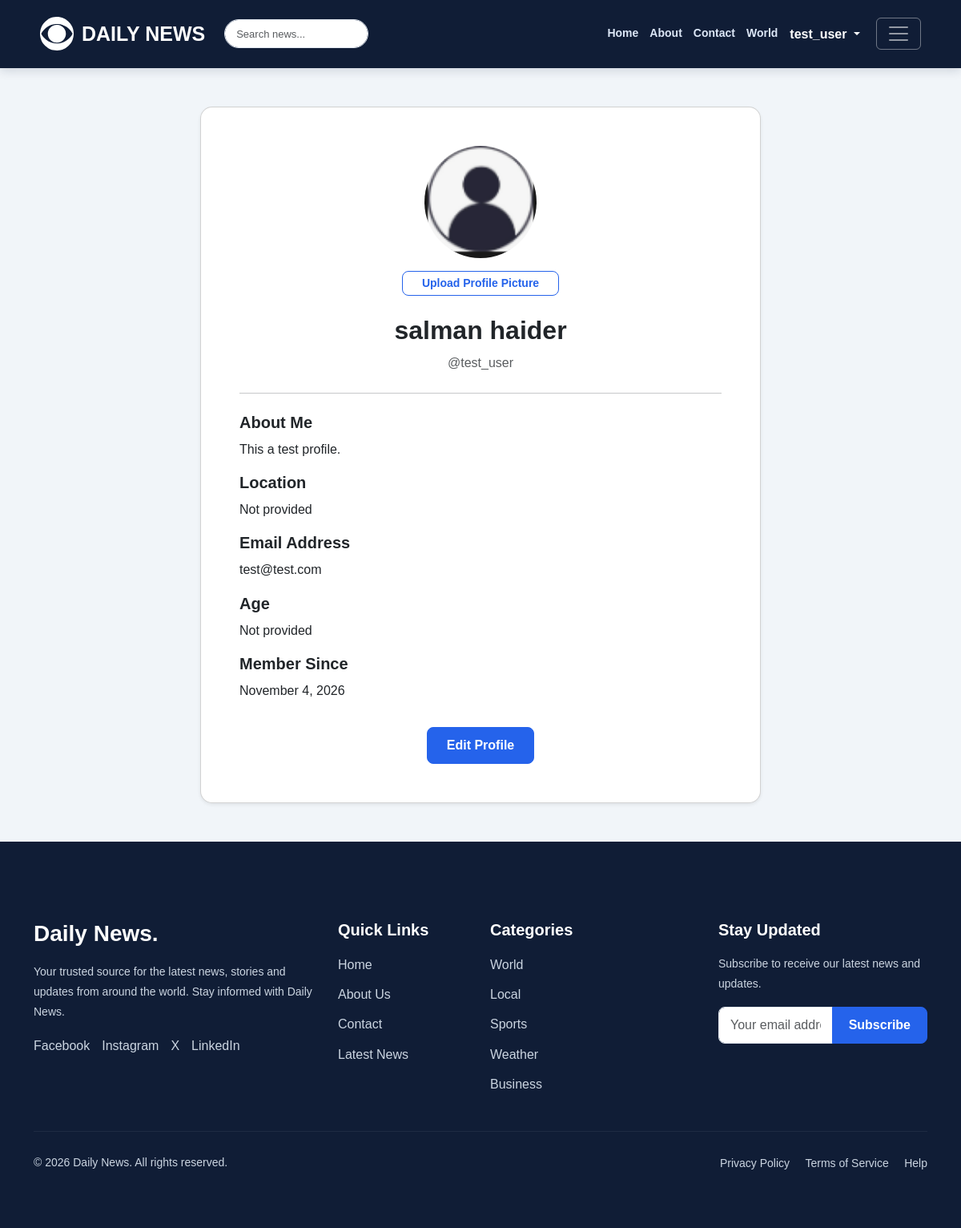
The page /accounts/profile/ (signed in) on the database its author committed.
### accounts/models.py (models this page shows, shortened)
class CustomUser(AbstractUser):
    age = models.PositiveIntegerField(
        null=True,
        blank=True
    )

class Profile(models.Model):
    user = models.OneToOneField(
        settings.AUTH_USER_MODEL,
        on_delete=models.CASCADE,
        related_name="profile"
    )
    bio = models.TextField(
        blank=True,
        max_length=500
    )
    location = models.CharField(
        max_length=300,
        blank=True
    )
    profile_picture = models.ImageField(
        upload_to="profiles/",
        blank=True,
        null=True
    )
    created_at = models.DateTimeField(
        auto_now_add=True
    )
    updated_at = models.DateTimeField(
        auto_now=True
    )

### accounts/views.py (the view)
@login_required
def profile_view(request):
    profile, created = Profile.objects.get_or_create(
        user=request.user
    )
    return render(
        request,
        "accounts/profile.html",
        {
            "profile": profile
        }
    )

### templates/accounts/profile.html (shortened to what this page needs)
{% extends "base.html" %}
{% load static %}
{% block content %}
<div class="container py-5">
    <div class="card shadow-sm mx-auto"
         style="max-width: 700px; border-radius: 15px;">
        <div class="card-body p-4 p-md-5 text-center">
            {% if profile.profile_picture %}
    <img
        src="{{ profile.profile_picture.url }}"
        alt="Profile Picture"
        class="rounded-circle mb-3"
        width="140"
        height="140"
        style="object-fit: cover;"
    >
{% else %}
    <img
        src="{% static 'images/default-avatar.png' %}"
        alt="Default Profile Avatar"
        class="rounded-circle mb-3"
        width="140"
        height="140"
        style="object-fit: cover;"
    >
{% endif %}
            <div class="mb-4">
                <a
                    href="{% url 'accounts:profile_edit' %}"
                    class="btn btn-outline-primary btn-sm px-4"
                >
                    {% if profile.profile_picture %}
                        Edit Profile Picture
                    {% else %}
                        Upload Profile Picture
                    {% endif %}
                </a>
            </div>
            <h2 class="fw-bold">
                {{ request.user.get_full_name|default:request.user.username }}
            </h2>
            <p class="text-muted">
                @{{ request.user.username }}
            </p>
            <hr class="my-4">
            <div class="text-start">
                <h5 class="fw-bold">About Me</h5>
                <p>
                    {{ profile.bio|default:"No biography added yet."|linebreaksbr }}
                </p>
                <h5 class="fw-bold mt-3">Location</h5>
                <p>
                    {{ profile.location|default:"Not provided" }}
                </p>
                <h5 class="fw-bold mt-3">Email Address</h5>
                <p>
                    {{ request.user.email|default:"Not provided" }}
                </p>
                <h5 class="fw-bold mt-3">Age</h5>
                <p>
                    {{ request.user.age|default:"Not provided" }}
                </p>
                <h5 class="fw-bold mt-3">Member Since</h5>
                <p>
                    {{ request.user.date_joined|date:"F j, Y" }}
                </p>
            </div>
            <a
                href="{% url 'accounts:profile_edit' %}"
                class="btn btn-primary mt-3 px-4"
            >
                Edit Profile
            </a>
        </div>
    </div>
</div>
{% endblock content %}

### templates/base.html (shortened to what this page needs)
{% load static %}
<!DOCTYPE html>
<html lang="en">
<head>
    <link
        href="https://cdn.jsdelivr.net/npm/bootstrap@5.3.8/dist/css/bootstrap.min.css"
        rel="stylesheet"
    >
    <link rel="stylesheet" href="{% static 'css/style.css' %}?v=6">
</head>
<body>
<nav class="navbar navbar-dark">
    <div class="container-fluid navbar-inner">
        <a class="navbar-brand" href="{% url 'home' %}">
            <img
                src="{% static 'images/eye.svg' %}"
                alt="Daily News Logo"
                class="site-logo"
            >
            <span>DAILY NEWS</span>
        </a>
        <form
            class="navbar-search"
            action="{% url 'home' %}"
            method="get"
        >
            <input
                type="search"
                id="navbarSearch"
                name="q"
                class="form-control"
                placeholder="Search news..."
                aria-label="Search news"
            >
        </form>
        <div class="navbar-quick-links">
            <a href="{% url 'home' %}">Home</a>
            <a href="{% url 'about' %}">About</a>
            <a href="{% url 'contact' %}">Contact</a>
            <a href="{% url 'category_detail' 'world' %}">World</a>
        </div>
        <div class="navbar-auth-links">
            {% if user.is_authenticated %}
                <div class="dropdown">
                    <a
                        class="nav-link dropdown-toggle"
                        href="#"
                        role="button"
                        data-bs-toggle="dropdown"
                        aria-expanded="false"
                    >
                        {{ user.username }}
                    </a>
                </div>
            {% endif %}
        </div>
        <button
            class="navbar-toggler"
            type="button"
            data-bs-toggle="collapse"
            data-bs-target="#navbarMenu"
            aria-controls="navbarMenu"
            aria-expanded="false"
            aria-label="Toggle navigation"
        >
            <span class="navbar-toggler-icon"></span>
        </button>
    </div>
</nav>
<main>
    {% block content %}
    {% endblock content %}
</main>
<footer class="site-footer">
    <div class="container py-5">
        <div class="row g-4">
            <div class="col-lg-4 col-md-6">
                <h3 class="footer-brand">
                    Daily News.
                </h3>
                <p class="footer-text">
                    Your trusted source for the latest news,
                    stories and updates from around the world.
                    Stay informed with Daily News.
                </p>
                <div class="social-links">
                    <a href="#" aria-label="Facebook">Facebook</a>
                    <a href="#" aria-label="Instagram">Instagram</a>
                    <a href="#" aria-label="X">X</a>
                    <a href="#" aria-label="LinkedIn">LinkedIn</a>
                </div>
            </div>
            <div class="col-lg-2 col-md-6">
                <h5>Quick Links</h5>
                <ul class="footer-links">
                    <li>
                        <a href="{% url 'home' %}">Home</a>
                    </li>
                    <li>
                        <a href="{% url 'about' %}">About Us</a>
                    </li>
                    <li>
                        <a href="{% url 'contact' %}">Contact</a>
                    </li>
                    <li>
                        <a href="{% url 'home' %}#latest-news">
                            Latest News
                        </a>
                    </li>
                </ul>
            </div>
            <div class="col-lg-3 col-md-6">
                <h5>Categories</h5>
                <ul class="footer-links">
                    <li>
                        <a href="{% url 'category_detail' 'world' %}">
                            World
                        </a>
                    </li>
                    <li>
                        <a href="{% url 'category_detail' 'local' %}">
                            Local
                        </a>
                    </li>
                    <li>
                        <a href="{% url 'category_detail' 'sports' %}">
                            Sports
                        </a>
                    </li>
                    <li>
                        <a href="{% url 'category_detail' 'weather' %}">
                            Weather
                        </a>
                    </li>
                    <li>
                        <a href="{% url 'category_detail' 'business' %}">
                            Business
                        </a>
                    </li>
                </ul>
            </div>
            <div class="col-lg-3 col-md-6">
                <h5>Stay Updated</h5>
                <p class="footer-text">
                    Subscribe to receive our latest news and updates.
                </p>
                <form method="post" action="#">
                    <div class="input-group">
                        <input
                            type="email"
                            class="form-control"
                            placeholder="Your email address"
                            aria-label="Your email address"
                            required
                        >
                        <button class="btn btn-primary" type="submit">
                            Subscribe
                        </button>
                    </div>
                </form>
            </div>
        </div>
        <hr class="footer-divider">
        <div class="row align-items-center gy-3">
            <div class="col-md-6">
                <p class="mb-0 footer-text">
                    &copy; 2026 Daily News. All rights reserved.
                </p>
            </div>
            <div class="col-md-6 text-md-end">
                <a href="#" class="bottom-link">
                    Privacy Policy
                </a>
                <a href="#" class="bottom-link">
                    Terms of Service
                </a>
                <a href="#" class="bottom-link">
                    Help
                </a>
            </div>
        </div>
    </div>
</footer>
</body>
</html>

### static/css/style.css (style rules this page uses)
:root { --navy: #101D36; --primary: #2563EB; --accent: #38BDF8; --background: #F1F5F9; --white: #FFFFFF; --text: #1E293B; --muted: #64748B; --border: #E2E8F0; --world: #2563EB; --local: #059669; --sports: #DC2626; --weather: #0891B2; --business: #7C3AED; }
* { box-sizing: border-box; }
html { min-height: 100%; scroll-behavior: smooth; }
body { min-height: 100vh; margin: 0; font-family: Arial, Helvetica, sans-serif; background-color: var(--background) !important; color: var(--text); line-height: 1.7; }
a { text-decoration: none; }
.navbar { background-color: var(--navy) !important; padding: 16px 0; box-shadow: 0 3px 12px rgba(16, 29, 54, 0.15); }
.navbar > .navbar-inner { width: 100%; max-width: none; padding-left: 50px; padding-right: 50px; display: flex; flex-wrap: wrap; align-items: center; }
.navbar .site-logo { width: 42px; height: 42px; object-fit: contain; filter: brightness(0) invert(1); }
.navbar .navbar-brand { display: flex; align-items: center; gap: 10px; margin-right: 12px; color: var(--white); font-size: 25px; font-weight: 800; flex-shrink: 0; }
.navbar-search { width: 180px; margin: 0 12px; flex-shrink: 0; }
.navbar-search .form-control { height: 36px; border-radius: 20px; font-size: 13px; padding: 6px 14px; }
.navbar-quick-links { display: flex; align-items: center; gap: 14px; margin-left: auto; }
.navbar-quick-links a { color: #DCE7F7; font-size: 14px; font-weight: 600; white-space: nowrap; transition: color 0.2s ease; }
.navbar .navbar-toggler { margin-left: 20px; flex-shrink: 0; border-color: rgba(255, 255, 255, 0.4); }
.btn-primary { background-color: var(--primary); border-color: var(--primary); border-radius: 8px; padding: 10px 20px; font-weight: 600; transition: all 0.2s ease; }
.btn-outline-primary { color: var(--primary); border-color: var(--primary); border-radius: 8px; font-weight: 600; }
.form-control, .form-select { border: 1px solid var(--border); border-radius: 8px; padding: 10px 14px; }
.site-footer { background-color: var(--navy); color: #CBD5E1; padding: 50px 0 20px; }
.site-footer h5, .site-footer h4 { color: var(--white); font-weight: 700; margin-bottom: 18px; }
.site-footer .footer-brand { color: var(--white); font-size: 28px; font-weight: 800; margin-bottom: 18px; }
.site-footer .footer-text { color: #CBD5E1; font-size: 14px; line-height: 1.8; }
.site-footer a { color: #CBD5E1; transition: color 0.2s ease; }
.site-footer .footer-links { list-style: none; padding: 0; margin: 0; }
.site-footer .footer-links li { margin-bottom: 10px; }
.site-footer .social-links { display: flex; flex-wrap: wrap; gap: 15px; }
.site-footer .footer-divider { border-color: #475569; margin: 35px 0 25px; }
.site-footer .bottom-link { display: inline-block; margin-left: 15px; font-size: 14px; }
.navbar-auth-links { display: flex; align-items: center; gap: 15px; margin-left: 15px; flex-shrink: 0; }
.navbar-auth-links .nav-link { color: #ffffff; text-decoration: none; font-weight: 600; }

### rows shown on the page
CustomUser: username "test_user", user.get_full_name "salman haider", user.username "test_user", user.email "test@test.com", user.age "Not provided", user.date_joined "November 4, 2026"
Profile: bio "This a test profile.", location "Not provided"
